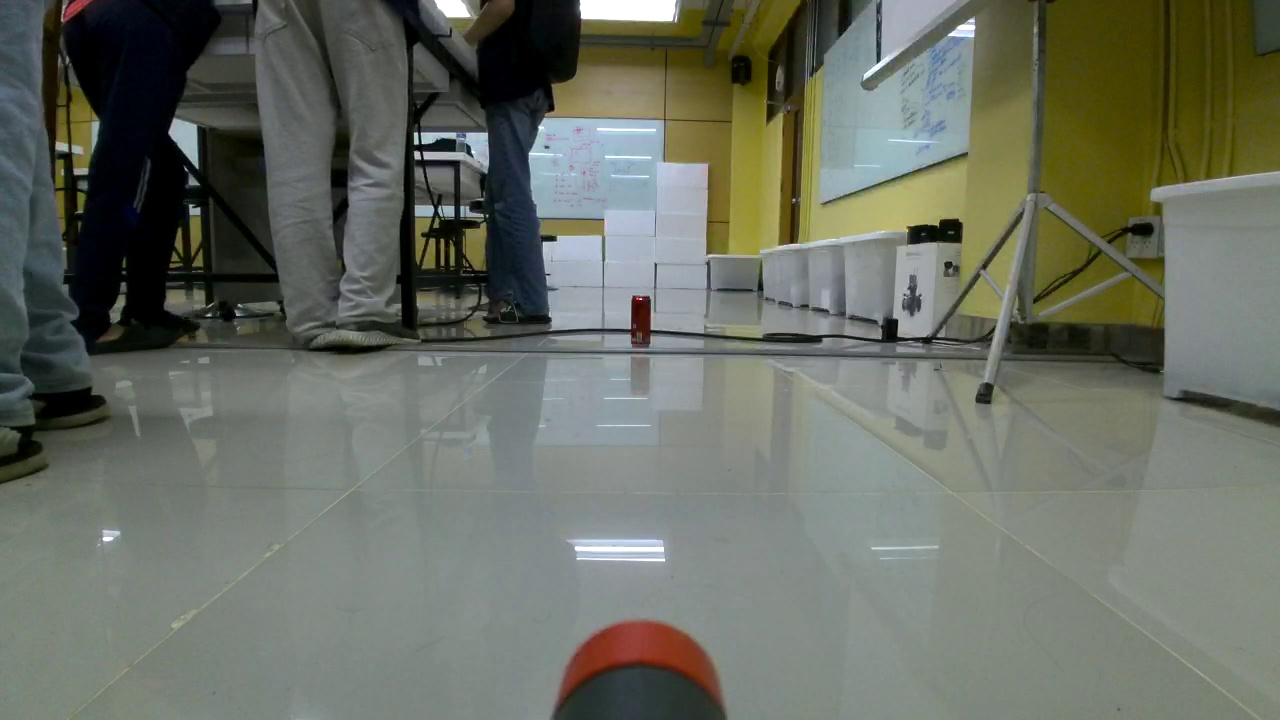
#> input picture lab_06/coke_can_180.jpg, 1280 x 720 px, found by its file name
$ python color_pickler_photo.py
#> lines starting #> are read from the running program, lines starting #| are printed output that depends on the picture; after the words box and inside, x2 and y2 are one past the last pixel; in counts of white or black regions, pixels touching at a corner belong together
import cv2
import numpy as np
import time

def nothing(x):
    pass

# สร้างหน้าต่างสำหรับแถบเลื่อน
cv2.namedWindow("Color Picker")

# รอให้หน้าต่างถูกสร้าง
time.sleep(1)

# สร้างแถบเลื่อนสำหรับแต่ละช่องของ HSV
cv2.createTrackbar("Lower-H", "Color Picker", 0, 180, nothing)
#> slider 'Lower-H' is set to 36
cv2.createTrackbar("Lower-S", "Color Picker", 0, 255, nothing)
#> slider 'Lower-S' is set to 51
cv2.createTrackbar("Lower-V", "Color Picker", 0, 255, nothing)
#> slider 'Lower-V' is set to 51
cv2.createTrackbar("Upper-H", "Color Picker", 180, 180, nothing)
cv2.createTrackbar("Upper-S", "Color Picker", 255, 255, nothing)
cv2.createTrackbar("Upper-V", "Color Picker", 255, 255, nothing)

# อ่านรูปภา
image_path = r"/Users/seaconcoding/Desktop/robottest/Robot/lab_06/coke_can_180.jpg"  # เปลี่ยนเป็นพาธของรูปภาพของคุณ
frame = cv2.imread(image_path)
#> frame is the input picture: shape (720, 1280, 3); mean B, G, R 99, 110.1, 105.4

if frame is None:
    print("ไม่สามารถอ่านรูปภาพได้ กรุณาตรวจสอบพาธของไฟล์")
    exit()

while True:
    # สร้างสำเนาของรูปภาพเพื่อไม่ให้กระทบกับภาพต้นฉบับ
    frame_copy = frame.copy()

    # แปลงภาพเป็น HSV
    hsv = cv2.cvtColor(frame_copy, cv2.COLOR_BGR2HSV)
#> hsv: shape (720, 1280, 3); mean H, S, V 62, 57.6, 112.7

    # รับค่าจากแถบเลื่อน
    l_h = cv2.getTrackbarPos("Lower-H", "Color Picker")
    l_s = cv2.getTrackbarPos("Lower-S", "Color Picker")
    l_v = cv2.getTrackbarPos("Lower-V", "Color Picker")
    u_h = cv2.getTrackbarPos("Upper-H", "Color Picker")
    u_s = cv2.getTrackbarPos("Upper-S", "Color Picker")
    u_v = cv2.getTrackbarPos("Upper-V", "Color Picker")

    # กำหนดช่วงสี
    lower_range = np.array([l_h, l_s, l_v])
    upper_range = np.array([u_h, u_s, u_v])

    # สร้างมาสก์
    mask = cv2.inRange(hsv, lower_range, upper_range)
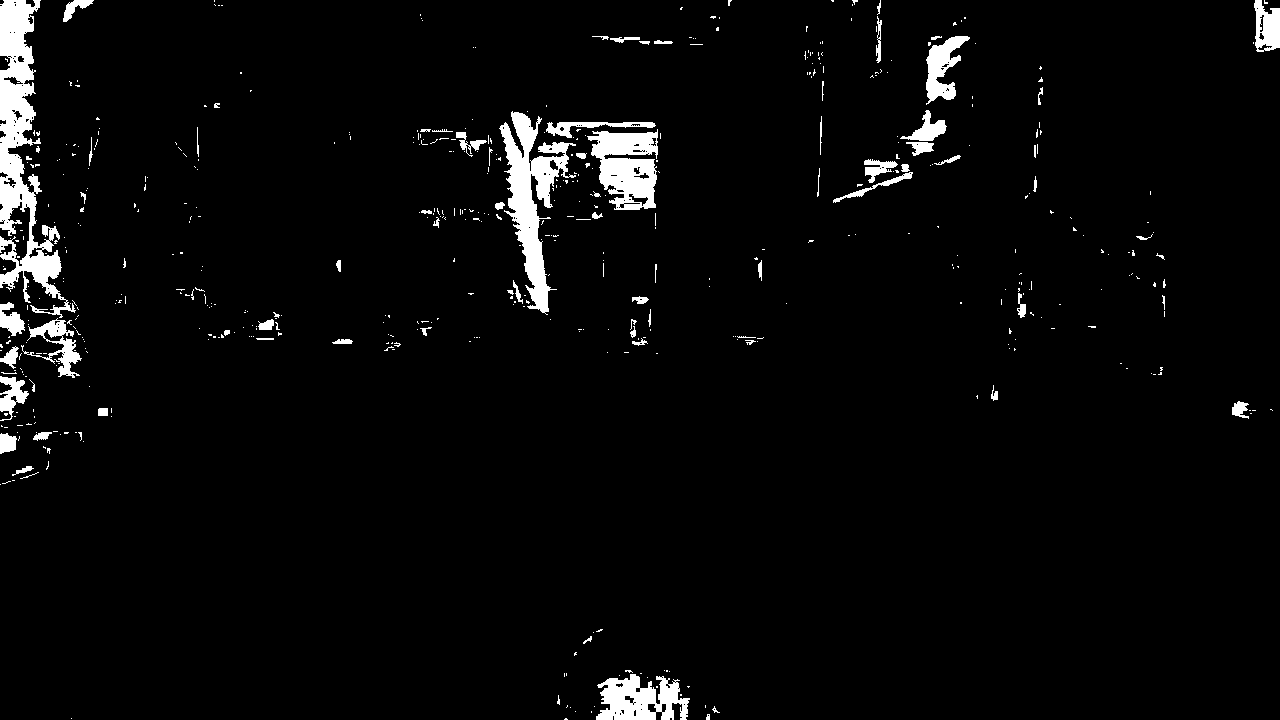
#> mask: shape (720, 1280); 3.6% white; 544 white regions (467 under 20 px), largest, box (x1, y1, x2, y2) and area: (0, 0, 76, 318) 8465, (499, 111, 576, 315) 5528, (587, 129, 658, 210) 3688

    # ใช้มาสก์กับภาพต้นฉบับ
    result = cv2.bitwise_and(frame_copy, frame_copy, mask=mask)
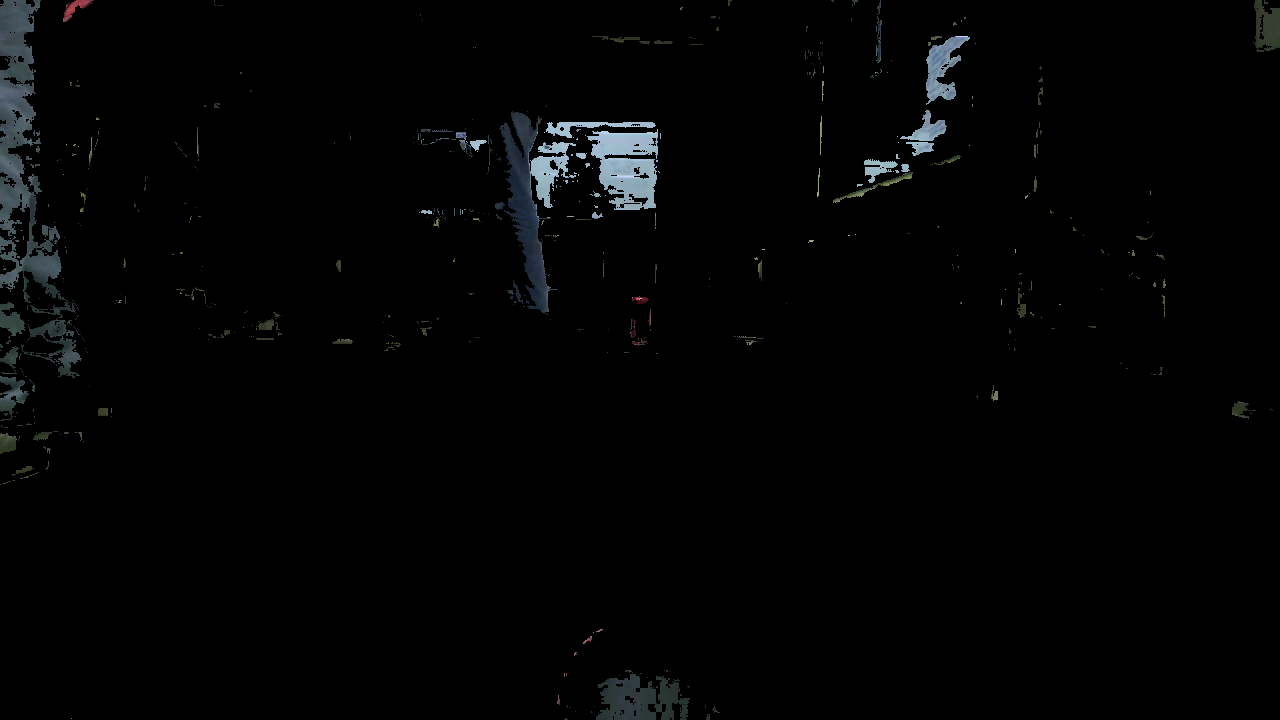
#> result: shape (720, 1280, 3); mean B, G, R 3.7, 3.5, 2.9

    # แสดงภาพ
    cv2.imshow("Original", frame_copy)
    cv2.imshow("Mask", mask)
    cv2.imshow("Result", result)

    # ออกจากลูปเมื่อกด 'q'
    if cv2.waitKey(1) & 0xFF == ord('q'):
#> (key q is pressed here)
        break

# แสดงค่าสุดท้ายที่ได้
print(f"Lower HSV: [{l_h}, {l_s}, {l_v}]")
print(f"Upper HSV: [{u_h}, {u_s}, {u_v}]")

# ปิดทุกหน้าต่าง
cv2.destroyAllWindows()

$ run again, with lab_06/coke_can_100.jpg copied over lab_06/coke_can_180.jpg
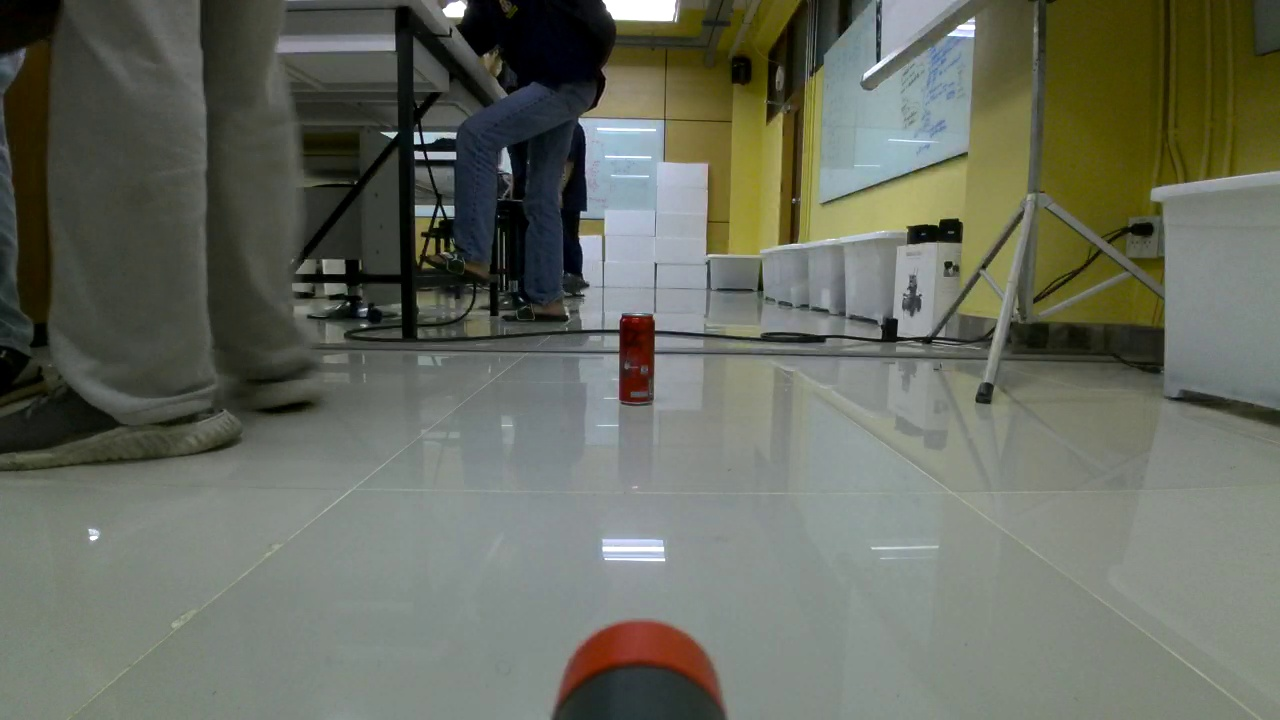
#> input picture lab_06/coke_can_100.jpg, 1280 x 720 px, found by its file name
#> frame is the input picture: shape (720, 1280, 3); mean B, G, R 95.5, 107.3, 103.3
#> hsv: shape (720, 1280, 3); mean H, S, V 57.3, 56.1, 109.7
#> `mask = cv2.inRange(hsv, lower_range, upper_range)`:
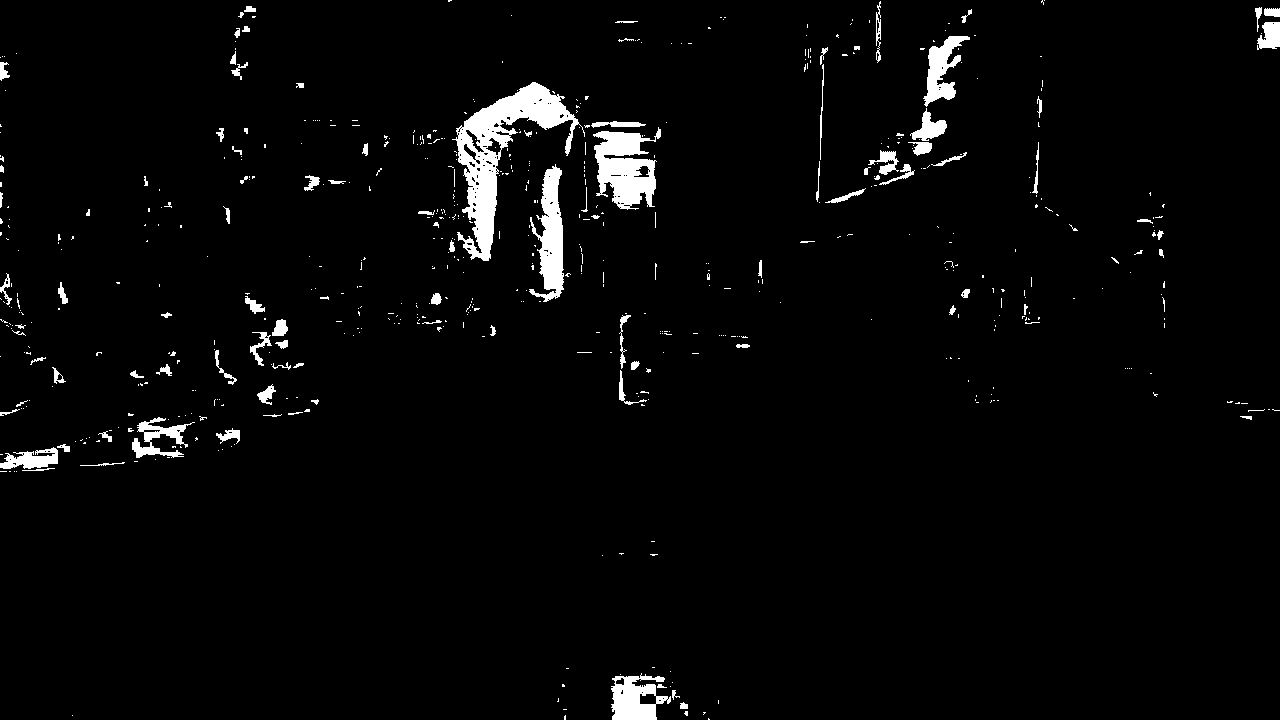
#> mask: shape (720, 1280); 2.9% white; 613 white regions (510 under 20 px), largest, box (x1, y1, x2, y2) and area: (452, 82, 585, 261) 6694, (593, 127, 661, 210) 3341, (529, 164, 564, 302) 2549
#> `result = cv2.bitwise_and(frame_copy, frame_copy, mask=mask)`:
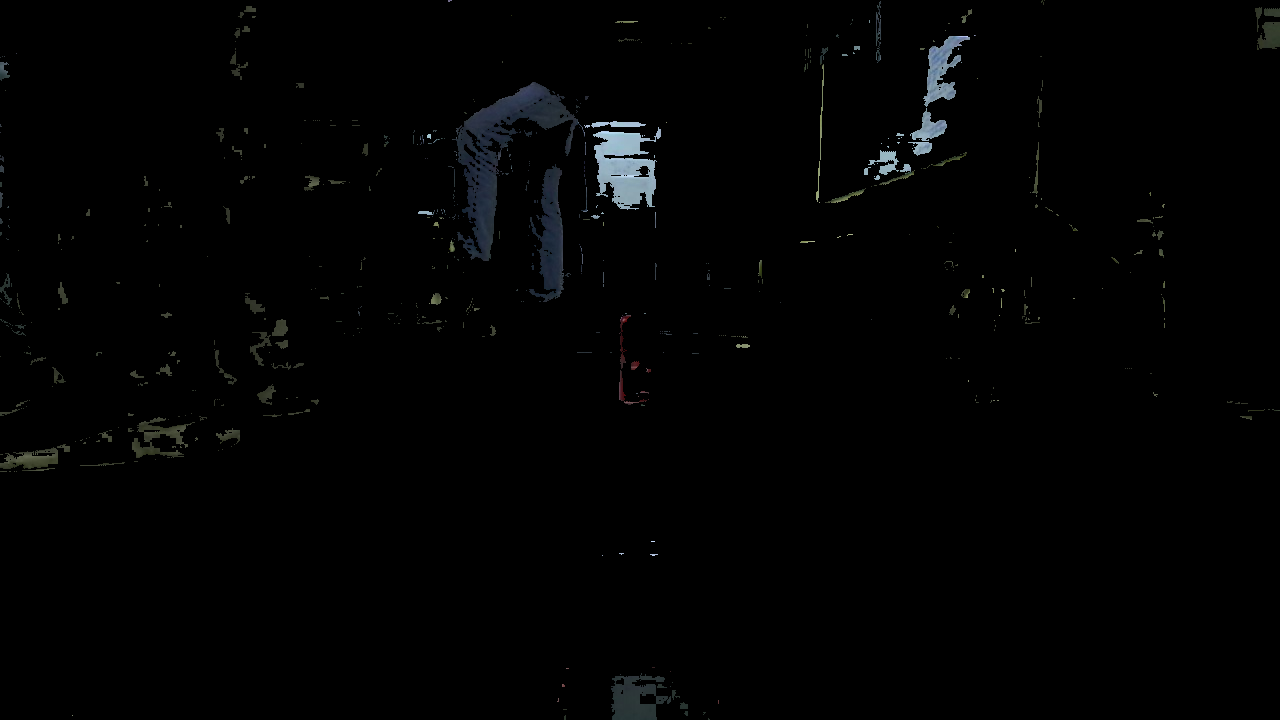
#> result: shape (720, 1280, 3); mean B, G, R 2.6, 2.4, 2.1

$ run again, with lab_06/coke_can_60.jpg copied over lab_06/coke_can_180.jpg
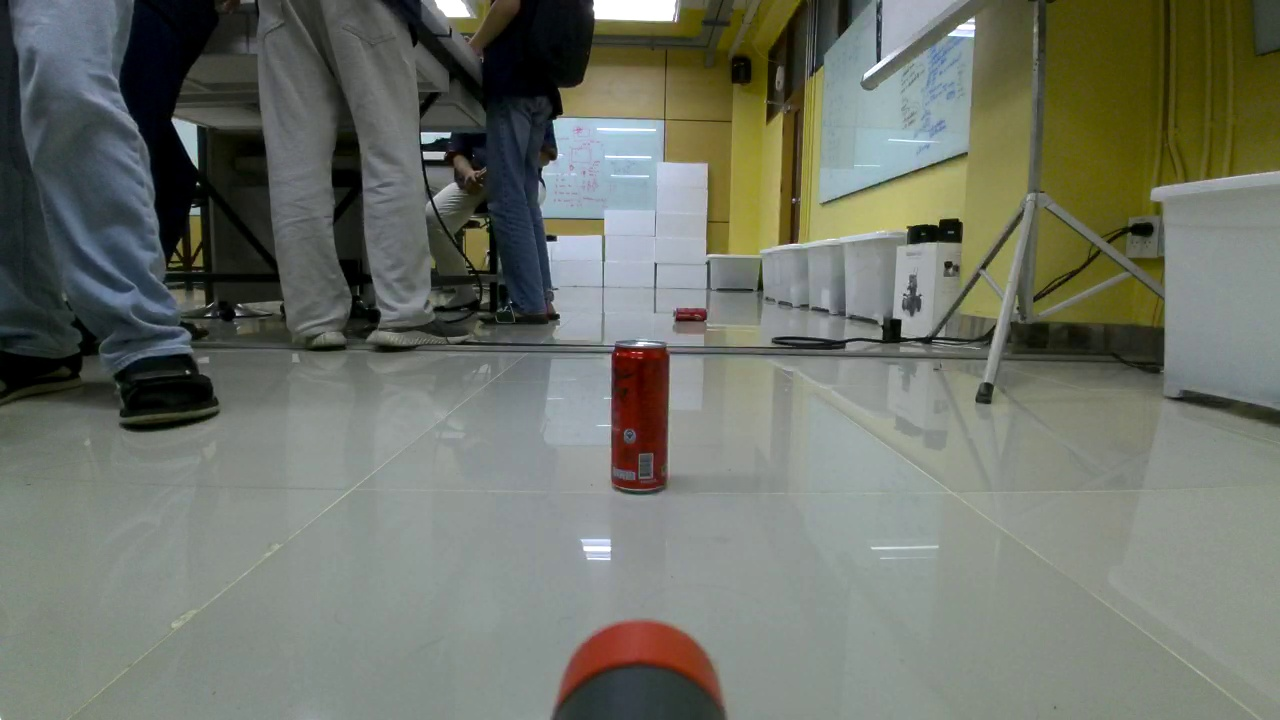
#> input picture lab_06/coke_can_60.jpg, 1280 x 720 px, found by its file name
#> frame is the input picture: shape (720, 1280, 3); mean B, G, R 104.9, 115.1, 110.7
#> hsv: shape (720, 1280, 3); mean H, S, V 63.7, 54.8, 118.5
#> `mask = cv2.inRange(hsv, lower_range, upper_range)`:
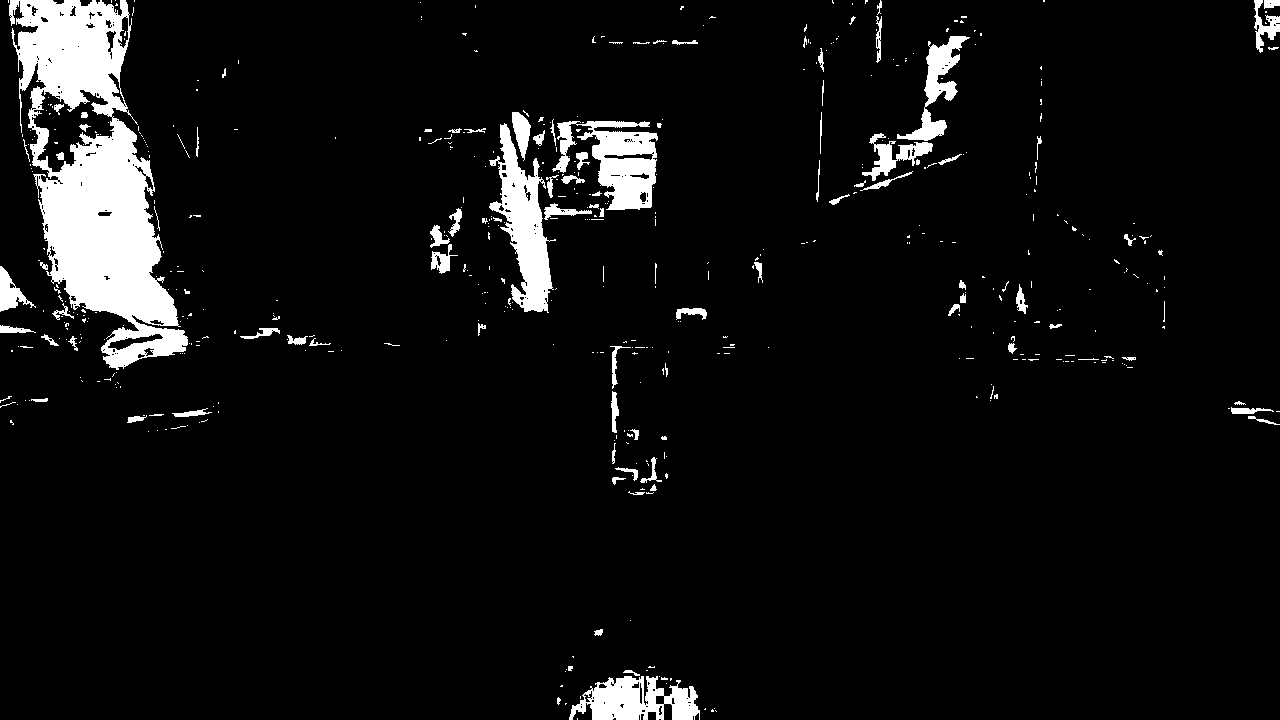
#> mask: shape (720, 1280); 6.2% white; 525 white regions (427 under 20 px), largest, box (x1, y1, x2, y2) and area: (9, 0, 188, 370) 30542, (489, 123, 556, 313) 5389, (552, 121, 658, 210) 4783
#> `result = cv2.bitwise_and(frame_copy, frame_copy, mask=mask)`:
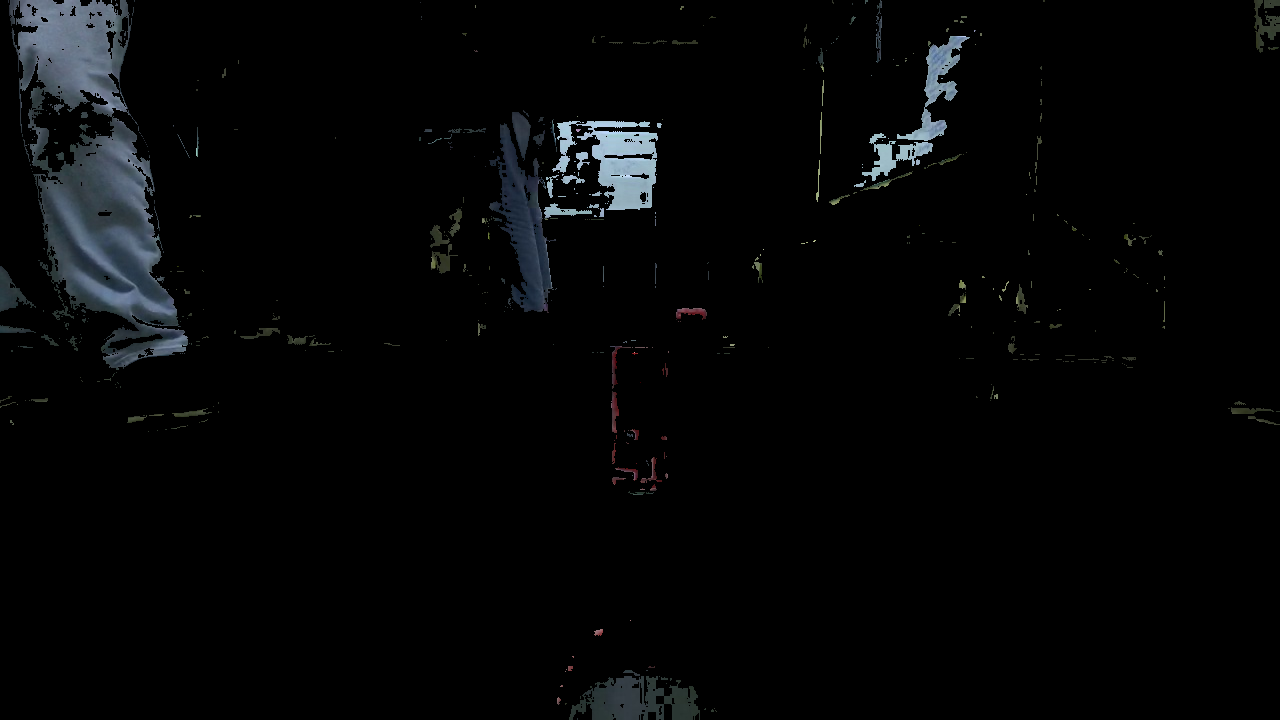
#> result: shape (720, 1280, 3); mean B, G, R 6.4, 5.8, 4.9
